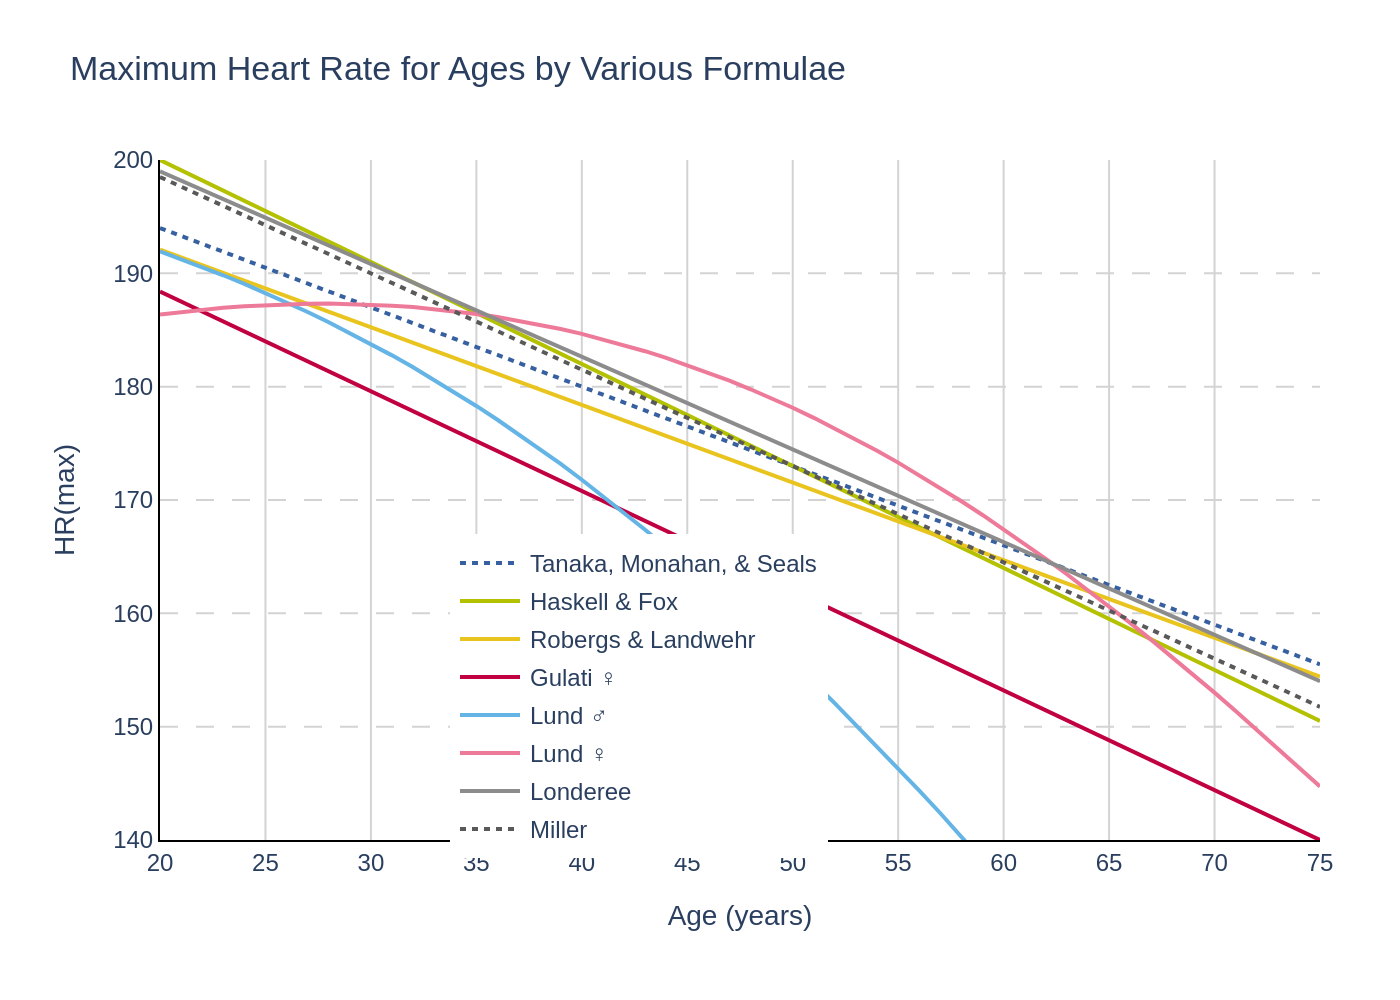

Python code for this plot:
import sys
import json
import os
import plotly.graph_objects as go

# Check for command-line argument
if len(sys.argv) != 2:
    print("Usage: python script.py <path_to_json_file>")
    sys.exit(1)

json_path = sys.argv[1]

# Read data from the JSON file
try:
    with open(json_path, 'r', encoding='utf-8') as f:
        chart_info = json.load(f)
except FileNotFoundError:
    print(f"Error: JSON file not found at {json_path}")
    sys.exit(1)
except json.JSONDecodeError:
    print(f"Error: Could not decode JSON from {json_path}")
    sys.exit(1)

# Extract data and texts
chart_data = chart_info.get("chart_data", [])
texts = chart_info.get("texts", {})
colors = chart_info.get("colors", [])

# Initialize the figure
fig = go.Figure()

# Add traces to the figure
for i, series in enumerate(chart_data):
    color = colors[i % len(colors)]
    fig.add_trace(go.Scatter(
        x=series.get("x"),
        y=series.get("y"),
        name=series.get("name"),
        mode='lines',
        line=dict(
            color=color,
            dash=series.get("line_style", "solid")
        )
    ))

# Build title and subtitle string
title_text = texts.get("title", "")
if texts.get("subtitle"):
    title_text += f'<br><sub>{texts.get("subtitle")}</sub>'

# Update layout
fig.update_layout(
    title_text=title_text,
    xaxis_title=texts.get("x_axis_title"),
    yaxis_title=texts.get("y_axis_title"),
    font_family="Arial",
    plot_bgcolor='white',
    paper_bgcolor='white',
    xaxis=dict(
        showline=True,
        linewidth=1,
        linecolor='black',
        range=[20, 75],
        tickmode='linear',
        dtick=5,
        gridcolor='lightgray'
    ),
    yaxis=dict(
        showline=True,
        linewidth=1,
        linecolor='black',
        range=[140, 200],
        tickmode='linear',
        dtick=10,
        gridcolor='lightgray',
        griddash='dash'
    ),
    legend=dict(
        x=0.25,
        y=0.45,
        xanchor='left',
        yanchor='top',
        bgcolor='white',
        borderwidth=0
    ),
    margin=dict(l=80, r=40, t=80, b=80)
)

# Derive output filename from JSON path
base_filename = os.path.splitext(os.path.basename(json_path))[0]
output_filename = f"{base_filename}.png"

# Save the figure as a PNG image
fig.write_image(output_filename, scale=2)

print(f"Chart saved as {output_filename}")
